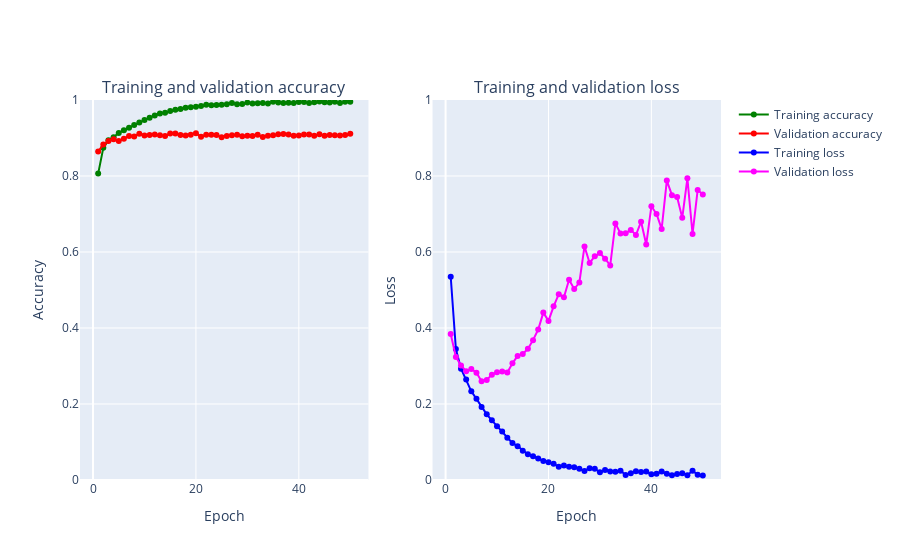

Notebook code cell kept with this figure:
### Code cell
def create_trace(x,y,ylabel,color):
        trace = go.Scatter(
            x = x,y = y,
            name=ylabel,
            marker=dict(color=color),
            mode = "markers+lines",
            text=x
        )
        return trace
    
def plot_accuracy_and_loss(train_model):
    hist = train_model.history
    acc = hist['accuracy']
    val_acc = hist['val_accuracy']
    loss = hist['loss']
    val_loss = hist['val_loss']
    epochs = list(range(1,len(acc)+1))
    
    trace_ta = create_trace(epochs,acc,"Training accuracy", "Green")
    trace_va = create_trace(epochs,val_acc,"Validation accuracy", "Red")
    trace_tl = create_trace(epochs,loss,"Training loss", "Blue")
    trace_vl = create_trace(epochs,val_loss,"Validation loss", "Magenta")
   
    fig = tools.make_subplots(rows=1,cols=2, subplot_titles=('Training and validation accuracy',
                                                             'Training and validation loss'))
    fig.append_trace(trace_ta,1,1)
    fig.append_trace(trace_va,1,1)
    fig.append_trace(trace_tl,1,2)
    fig.append_trace(trace_vl,1,2)
    fig['layout']['xaxis'].update(title = 'Epoch')
    fig['layout']['xaxis2'].update(title = 'Epoch')
    fig['layout']['yaxis'].update(title = 'Accuracy', range=[0,1])
    fig['layout']['yaxis2'].update(title = 'Loss', range=[0,1])

    
    iplot(fig, filename='accuracy-loss')

plot_accuracy_and_loss(train_model)

### Figure 1 — Plotly figure (JSON) as saved in the notebook; plotly's stock layout.template omitted (floating-point values rounded to 4 significant figures)
{"data": [{"marker": {"color": "Green"}, "mode": "markers+lines", "name": "Training accuracy", "text": ["1", "2", "3", "4", "5", "6", "7", "8", "9", "10", "11", "12", "13", "14", "15", "16", "17", "18", "19", "20", "21", "22", "23", "24", "25", "26", "27", "28", "29", "30", "31", "32", "33", "34", "35", "36", "37", "38", "39", "40", "41", "42", "43", "44", "45", "46", "47", "48", "49", "50"], "type": "scatter", "x": [1, 2, 3, 4, 5, 6, 7, 8, 9, 10, 11, 12, 13, 14, 15, 16, 17, 18, 19, 20, 21, 22, 23, 24, 25, 26, 27, 28, 29, 30, 31, 32, 33, 34, 35, 36, 37, 38, 39, 40, 41, 42, 43, 44, 45, 46, 47, 48, 49, 50], "xaxis": "x", "y": [0.8063, 0.8741, 0.894, 0.9022, 0.9135, 0.9203, 0.9273, 0.9342, 0.941, 0.9471, 0.9536, 0.9591, 0.9646, 0.9667, 0.9712, 0.9743, 0.976, 0.9793, 0.9808, 0.9824, 0.9842, 0.9874, 0.9861, 0.9868, 0.9876, 0.9891, 0.9918, 0.9889, 0.9892, 0.9931, 0.991, 0.9917, 0.992, 0.9907, 0.9955, 0.9936, 0.9921, 0.9927, 0.992, 0.9949, 0.9946, 0.992, 0.9941, 0.9958, 0.9944, 0.9934, 0.9954, 0.9923, 0.9956, 0.9954], "yaxis": "y"}, {"marker": {"color": "Red"}, "mode": "markers+lines", "name": "Validation accuracy", "text": ["1", "2", "3", "4", "5", "6", "7", "8", "9", "10", "11", "12", "13", "14", "15", "16", "17", "18", "19", "20", "21", "22", "23", "24", "25", "26", "27", "28", "29", "30", "31", "32", "33", "34", "35", "36", "37", "38", "39", "40", "41", "42", "43", "44", "45", "46", "47", "48", "49", "50"], "type": "scatter", "x": [1, 2, 3, 4, 5, 6, 7, 8, 9, 10, 11, 12, 13, 14, 15, 16, 17, 18, 19, 20, 21, 22, 23, 24, 25, 26, 27, 28, 29, 30, 31, 32, 33, 34, 35, 36, 37, 38, 39, 40, 41, 42, 43, 44, 45, 46, 47, 48, 49, 50], "xaxis": "x", "y": [0.8644, 0.883, 0.8918, 0.8968, 0.8922, 0.8978, 0.9056, 0.9043, 0.9113, 0.9064, 0.9078, 0.9093, 0.9069, 0.9056, 0.9117, 0.9116, 0.9076, 0.9066, 0.9088, 0.9128, 0.9032, 0.9086, 0.9083, 0.9076, 0.9018, 0.9056, 0.9069, 0.9084, 0.9045, 0.9062, 0.9053, 0.9082, 0.9023, 0.9057, 0.907, 0.9097, 0.9103, 0.9093, 0.9057, 0.9068, 0.9095, 0.909, 0.9057, 0.91, 0.9059, 0.9082, 0.9072, 0.9068, 0.9078, 0.911], "yaxis": "y"}, {"marker": {"color": "Blue"}, "mode": "markers+lines", "name": "Training loss", "text": ["1", "2", "3", "4", "5", "6", "7", "8", "9", "10", "11", "12", "13", "14", "15", "16", "17", "18", "19", "20", "21", "22", "23", "24", "25", "26", "27", "28", "29", "30", "31", "32", "33", "34", "35", "36", "37", "38", "39", "40", "41", "42", "43", "44", "45", "46", "47", "48", "49", "50"], "type": "scatter", "x": [1, 2, 3, 4, 5, 6, 7, 8, 9, 10, 11, 12, 13, 14, 15, 16, 17, 18, 19, 20, 21, 22, 23, 24, 25, 26, 27, 28, 29, 30, 31, 32, 33, 34, 35, 36, 37, 38, 39, 40, 41, 42, 43, 44, 45, 46, 47, 48, 49, 50], "xaxis": "x2", "y": [0.535, 0.3449, 0.2927, 0.2647, 0.2334, 0.2135, 0.1922, 0.1729, 0.1569, 0.1412, 0.1274, 0.111, 0.09706, 0.08895, 0.0773, 0.06772, 0.06252, 0.05632, 0.05019, 0.04677, 0.043, 0.03456, 0.03801, 0.03495, 0.03333, 0.02986, 0.02377, 0.03087, 0.02959, 0.02037, 0.02604, 0.02225, 0.02195, 0.02466, 0.01333, 0.01773, 0.02292, 0.02096, 0.0225, 0.01481, 0.01651, 0.02248, 0.01662, 0.01258, 0.01607, 0.01785, 0.01274, 0.02439, 0.01379, 0.01216], "yaxis": "y2"}, {"marker": {"color": "Magenta"}, "mode": "markers+lines", "name": "Validation loss", "text": ["1", "2", "3", "4", "5", "6", "7", "8", "9", "10", "11", "12", "13", "14", "15", "16", "17", "18", "19", "20", "21", "22", "23", "24", "25", "26", "27", "28", "29", "30", "31", "32", "33", "34", "35", "36", "37", "38", "39", "40", "41", "42", "43", "44", "45", "46", "47", "48", "49", "50"], "type": "scatter", "x": [1, 2, 3, 4, 5, 6, 7, 8, 9, 10, 11, 12, 13, 14, 15, 16, 17, 18, 19, 20, 21, 22, 23, 24, 25, 26, 27, 28, 29, 30, 31, 32, 33, 34, 35, 36, 37, 38, 39, 40, 41, 42, 43, 44, 45, 46, 47, 48, 49, 50], "xaxis": "x2", "y": [0.384, 0.3237, 0.3013, 0.2863, 0.2921, 0.2821, 0.2598, 0.2633, 0.2772, 0.2834, 0.2855, 0.2827, 0.307, 0.3265, 0.3316, 0.3452, 0.3681, 0.396, 0.4405, 0.4187, 0.457, 0.489, 0.4808, 0.5268, 0.5025, 0.5195, 0.6148, 0.5712, 0.5887, 0.5972, 0.5822, 0.5647, 0.6753, 0.6486, 0.6495, 0.6581, 0.6447, 0.6797, 0.6198, 0.7203, 0.7001, 0.6608, 0.788, 0.7495, 0.7447, 0.69, 0.7939, 0.6474, 0.7633, 0.7515], "yaxis": "y2"}], "layout": {"annotations": [{"font": {"size": 16}, "showarrow": false, "text": "Training and validation accuracy", "x": 0.225, "xanchor": "center", "xref": "paper", "y": 1, "yanchor": "bottom", "yref": "paper"}, {"font": {"size": 16}, "showarrow": false, "text": "Training and validation loss", "x": 0.775, "xanchor": "center", "xref": "paper", "y": 1, "yanchor": "bottom", "yref": "paper"}], "xaxis": {"anchor": "y", "domain": [0, 0.45], "title": {"text": "Epoch"}}, "xaxis2": {"anchor": "y2", "domain": [0.55, 1], "title": {"text": "Epoch"}}, "yaxis": {"anchor": "x", "domain": [0, 1], "range": [0, 1], "title": {"text": "Accuracy"}}, "yaxis2": {"anchor": "x2", "domain": [0, 1], "range": [0, 1], "title": {"text": "Loss"}}}}
